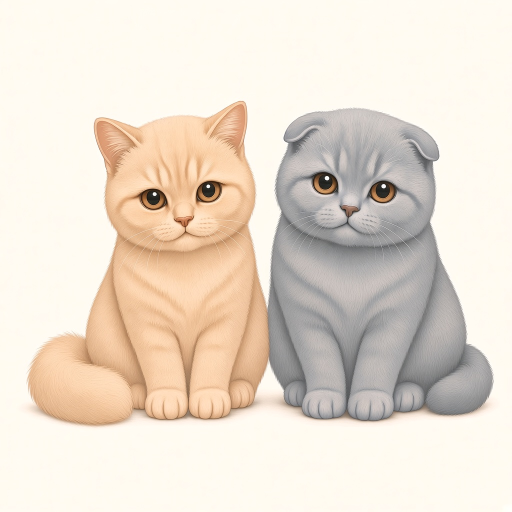
#> input picture assets/Cats/cats-48-01-sit-front.png, 1024 x 1024 px (shown at 1/2 size)
$ python make-dress-cats.py
#> lines starting #> are read from the running program, lines starting #| are printed output that depends on the picture; after the words box and inside, x2 and y2 are one past the last pixel; in counts of white or black regions, pixels touching at a corner belong together
"""Split sit-front pair into dress-code orange/grey cats."""
from pathlib import Path
from collections import deque

import numpy as np
from PIL import Image

SRC = Path(__file__).resolve().parents[1] / "assets" / "Cats" / "cats-48-01-sit-front.png"
OUT = Path(__file__).resolve().parents[1] / "assets" / "Cats" / "clear"


def clear_bg(im: Image.Image) -> Image.Image:
    arr = np.array(im.convert("RGBA"))
    h, w = arr.shape[:2]
#> h = 1024; w = 1024
    r = arr[:, :, 0].astype(np.int16)
    g = arr[:, :, 1].astype(np.int16)
    b = arr[:, :, 2].astype(np.int16)
    chroma = np.maximum(np.maximum(r, g), b) - np.minimum(np.minimum(r, g), b)
    bg = (np.maximum(np.maximum(np.abs(r - 255), np.abs(g - 251)), np.abs(b - 242)) <= 36) | (
        (r >= 185) & (g >= 170) & (b >= 155) & (chroma <= 52) & ((r - b) <= 55) & ((r - g) <= 35)
    )
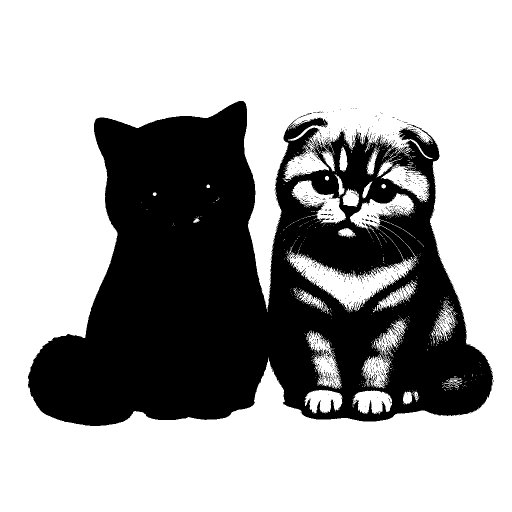
#> bg: shape (1024, 1024) bool (shown at 1/2 size); 65.5% white; 659 black regions (654 under 20 px), largest, box (x1, y1, x2, y2) and area: (56, 202, 987, 852) 359937, (649, 745, 655, 762) 33, (744, 752, 749, 768) 27, (655, 744, 660, 765) 24, (641, 428, 655, 430) 23
    cream = (r >= 190) & (g >= 130) & (g <= 215) & (b <= 185) & (chroma >= 50)
#> cream: shape (1024, 1024) bool; 16.5% white; 353 white regions (341 under 20 px), largest, box (x1, y1, x2, y2) and area: (56, 202, 538, 852) 170633, (402, 380, 437, 402) 246, (630, 368, 665, 386) 211
    grey = (r <= 210) & (chroma <= 28) & (np.abs(r - g) <= 22) & (np.abs(g - b) <= 22) & (r < 230)
#> grey: shape (1024, 1024) bool; 19.8% white; 47 white regions (44 under 20 px), largest, box (x1, y1, x2, y2) and area: (535, 215, 988, 843) 206234, (405, 365, 430, 394) 536, (294, 382, 319, 410) 525
    dark = (r + g + b) < 220
#> dark: shape (1024, 1024) bool; 0.47% white; 45 white regions (40 under 20 px), largest, box (x1, y1, x2, y2) and area: (621, 344, 676, 389) 1241, (735, 361, 795, 406) 1214, (276, 377, 335, 419) 1136, (392, 362, 448, 405) 1066, (680, 412, 721, 450) 116
    clear = bg & ~(cream | grey | dark)
#> clear: shape (1024, 1024) bool; 60.2% white; 40 black regions (39 under 20 px), largest, box (x1, y1, x2, y2) and area: (56, 202, 988, 852) 417214
    mark = np.zeros((h, w), dtype=np.uint8)
    q = deque()
    for x in range(w):
        for y in (0, h - 1):
            if clear[y, x]:
                mark[y, x] = 1
                q.append((x, y))
#> mark: shape (1024, 1024); values 0 (black) and 1 (white), 0.2% white in thin lines or dots
    for y in range(h):
        for x in (0, w - 1):
            if clear[y, x] and mark[y, x] == 0:
                mark[y, x] = 1
                q.append((x, y))
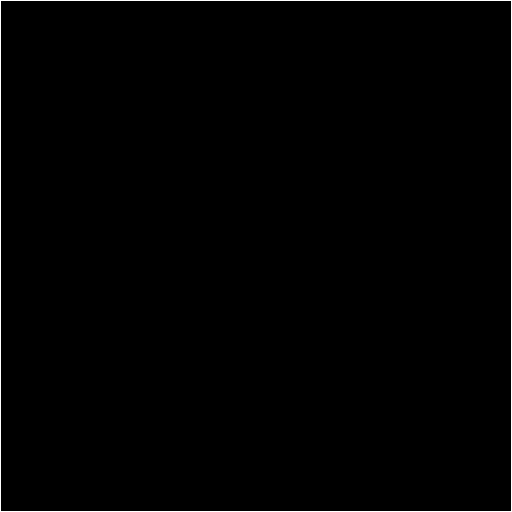
#> mark: shape (1024, 1024) (shown at 1/2 size); values 0 (black) and 1 (white), 0.39% white in thin lines or dots
    while q:
        x, y = q.popleft()
        for nx, ny in ((x - 1, y), (x + 1, y), (x, y - 1), (x, y + 1)):
            if 0 <= nx < w and 0 <= ny < h and mark[ny, nx] == 0 and clear[ny, nx]:
                mark[ny, nx] = 1
                q.append((nx, ny))
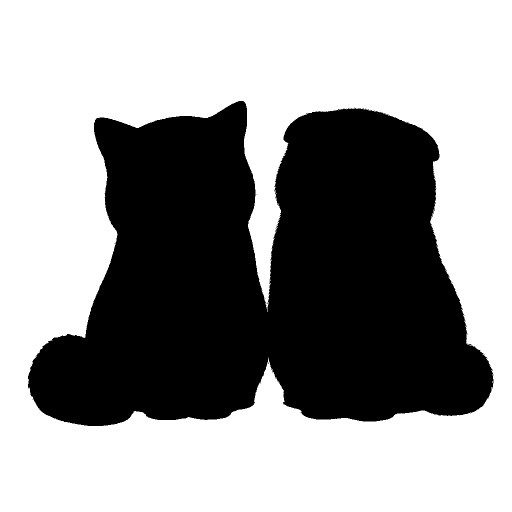
#> mark: shape (1024, 1024) (shown at 1/2 size); values 0 (black) and 1 (white), 59.8% white; 17 black regions (16 under 20 px), largest, box (x1, y1, x2, y2) and area: (56, 202, 988, 852) 421513
    visited = np.zeros((h, w), dtype=np.uint8)
    ys, xs = np.where(clear & (mark == 0))
#> ys = 4263 values from 218 to 824; xs = 4263 values, max 984 at index 4076, min 66 at index 4070, mean 689.4
    for x, y in zip(xs.tolist(), ys.tolist()):
        if visited[y, x]:
            continue
        qq = deque([(x, y)])
        visited[y, x] = 1
        while qq:
            cx, cy = qq.popleft()
            mark[cy, cx] = 1
            for nx, ny in ((cx - 1, cy), (cx + 1, cy), (cx, cy - 1), (cx, cy + 1)):
                if 0 <= nx < w and 0 <= ny < h and not visited[ny, nx] and clear[ny, nx]:
                    visited[ny, nx] = 1
                    qq.append((nx, ny))
#> this loop made 4263 passes
#> (x, y) on passes 1 to 3: (687, 218), (688, 218), (696, 218)
#> visited: shape (1024, 1024); values 0 (black) and 1 (white), 0.41% white; 527 white regions (502 under 20 px), largest, box (x1, y1, x2, y2) and area: (645, 402, 689, 438) 598, (705, 410, 742, 444) 532, (688, 389, 713, 412) 330
    arr[mark == 1, 3] = 0
    return Image.fromarray(arr, "RGBA")


def pack(im: Image.Image, chubby: bool = False, target_h: int = 640) -> Image.Image:
#> called with chubby = False, target_h = 640
    a = np.array(im)[:, :, 3]
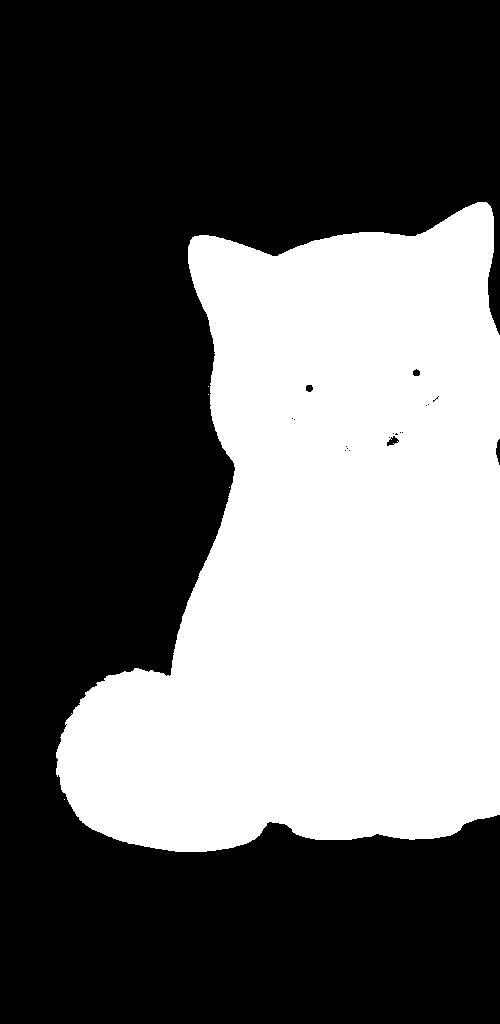
#> a: shape (1024, 500); 38.9% white; 5 white regions (4 under 20 px), largest, box (x1, y1, x2, y2) and area: (56, 202, 500, 852) 199319
    ys, xs = np.where(a > 10)
    if len(xs) == 0:
        raise RuntimeError("empty crop")
    x0, x1 = int(xs.min()), int(xs.max())
#> x0 = 56; x1 = 499
    y0, y1 = int(ys.min()), int(ys.max())
#> y0 = 202; y1 = 851
    pad = 20
    cat = im.crop(
        (
            max(0, x0 - pad),
            max(0, y0 - pad),
            min(im.width, x1 + pad + 1),
            min(im.height, y1 + pad + 1),
        )
    )
    nh = target_h
    nw = max(1, int(round(cat.width * (nh / max(1, cat.height)))))
#> nw = 430
    if chubby:
        nw = max(1, int(round(nw * 1.12)))
    cat = cat.resize((nw, nh), Image.Resampling.LANCZOS)
#> cat: PIL image 430x640 RGBA
    out = Image.new("RGBA", (720, target_h), (0, 0, 0, 0))
#> out: PIL image 720x640 RGBA; every value is 0
    out.paste(cat, ((720 - nw) // 2, 0), cat)
    return out


def main():
    OUT.mkdir(exist_ok=True)
    cleared = clear_bg(Image.open(SRC))
    # gap between cats so neither crop includes the other
    left_end = 500
    right_start = 545
    orange = pack(cleared.crop((0, 0, left_end, cleared.height)), chubby=False)
    grey = pack(cleared.crop((right_start, 0, cleared.width, cleared.height)), chubby=True)
#> call 2 of pack, with chubby = True, target_h = 640
#> in pack (call 2), `a = np.array(im)[:, :, 3]`:
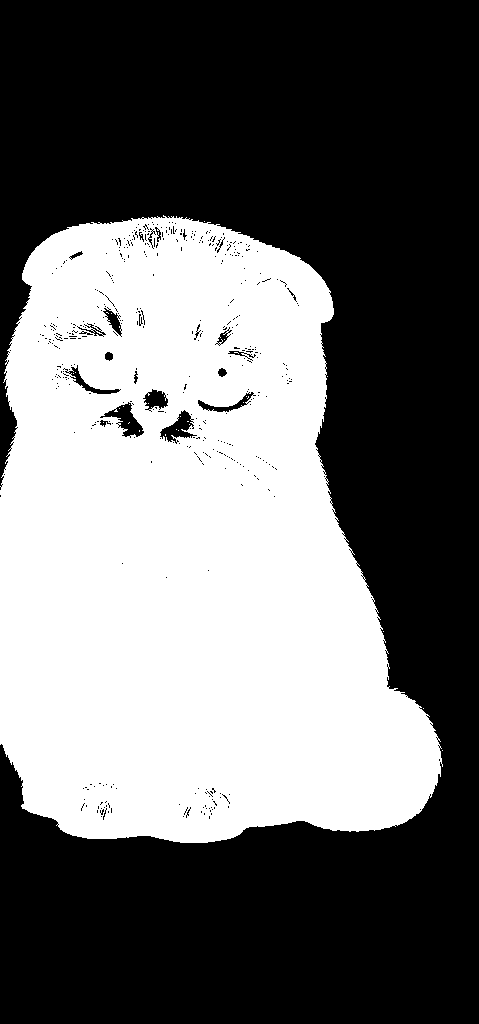
#> a: shape (1024, 479); 42.3% white; 29 white regions (28 under 20 px), largest, box (x1, y1, x2, y2) and area: (0, 215, 443, 843) 207608
#> in pack (call 2), `x0, x1 = int(xs.min()), int(xs.max())`: x0 = 0; x1 = 442
#> in pack (call 2), `y0, y1 = int(ys.min()), int(ys.max())`: y0 = 215; y1 = 842
#> in pack (call 2), `cat = cat.resize((nw, nh), Image.Resampling.LANCZOS)`:
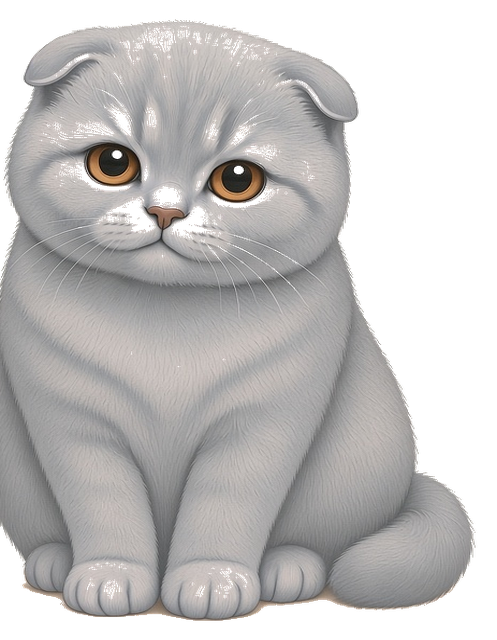
#> cat: PIL image 497x640 RGBA; mean R, G, B, A 114.7, 112.7, 112, 171; transparent parts drawn white
#> in pack (call 2), `out.paste(cat, ((720 - nw) // 2, 0), cat)`:
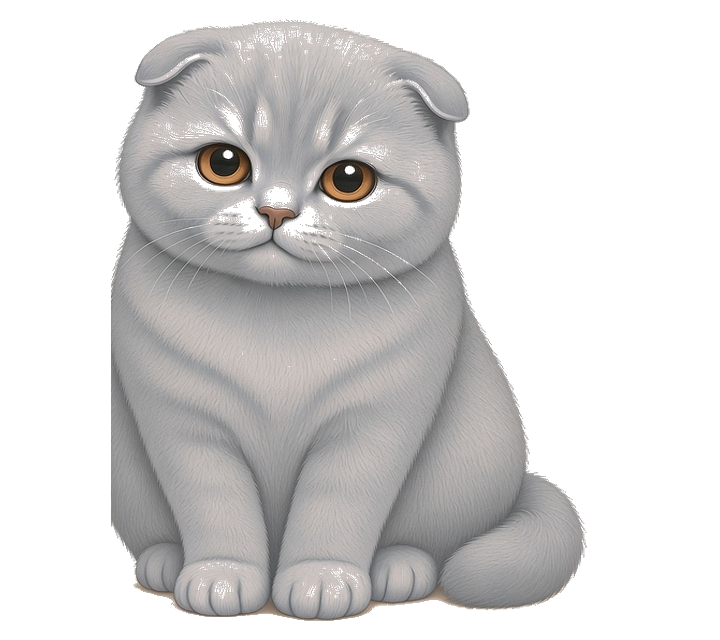
#> out: PIL image 720x640 RGBA; mean R, G, B, A 76.8, 75.5, 75.1, 117.3; transparent parts drawn white
    orange.save(OUT / "dress-cat-orange.png", "PNG", optimize=True)
    grey.save(OUT / "dress-cat-grey.png", "PNG", optimize=True)
    print("orange", orange.size, "grey", grey.size)
#| orange (720, 640) grey (720, 640)


if __name__ == "__main__":
    main()

$ run again, with assets/Cats/cats-01-sit-pair.png copied over assets/Cats/cats-48-01-sit-front.png
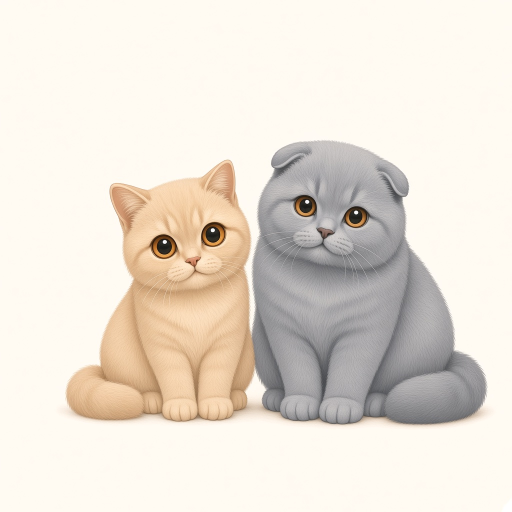
#> input picture assets/Cats/cats-01-sit-pair.png, 1024 x 1024 px (shown at 1/2 size)
#> bg: shape (1024, 1024) bool; 70.4% white; 254 black regions (252 under 20 px), largest, box (x1, y1, x2, y2) and area: (133, 285, 973, 850) 309322, (561, 385, 575, 388) 21
#> cream: shape (1024, 1024) bool; 11% white; 186 white regions (176 under 20 px), largest, box (x1, y1, x2, y2) and area: (133, 320, 509, 842) 113935, (309, 491, 347, 515) 264, (410, 463, 447, 491) 263
#> grey: shape (1024, 1024) bool; 18.5% white; 12 white regions (7 under 20 px), largest, box (x1, y1, x2, y2) and area: (503, 281, 975, 849) 191488, (315, 478, 343, 508) 611, (412, 454, 440, 483) 579, (699, 419, 724, 447) 509, (600, 398, 624, 425) 482
#> dark: shape (1024, 1024) bool; 0.47% white; 31 white regions (26 under 20 px), largest, box (x1, y1, x2, y2) and area: (300, 469, 355, 517) 1272, (403, 444, 451, 493) 1200, (685, 413, 740, 456) 1132, (587, 390, 633, 434) 1095, (633, 456, 669, 492) 139
#> clear: shape (1024, 1024) bool; 68.6% white; 8 black regions (7 under 20 px), largest, box (x1, y1, x2, y2) and area: (133, 281, 975, 850) 329383
#> ys = 717 values from 282 to 814; xs = 717 values, max 972 at index 712, min 309 at index 506, mean 561.2
#> the loop in clear_bg, `for x, y in zip(xs.tolist(), ys.tolist()):` made 717 passes
#> (x, y) on passes 1 to 3: (651, 282), (609, 284), (654, 285)
#> a: shape (1024, 500); 26.2% white; 2 white regions (1 under 20 px), largest, box (x1, y1, x2, y2) and area: (133, 320, 500, 844) 134137
#> x0 = 133; x1 = 499
#> y0 = 320; y1 = 843
#> in pack (call 2), `a = np.array(im)[:, :, 3]`:
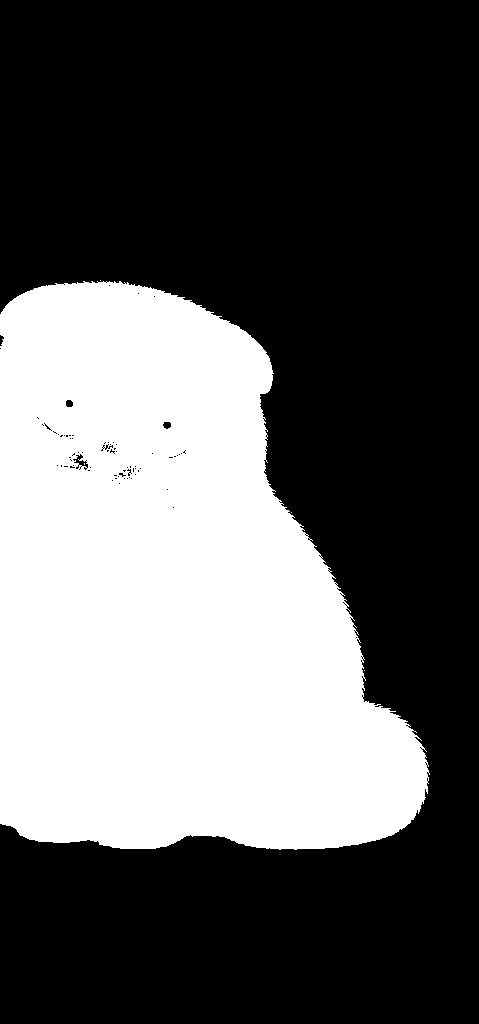
#> a: shape (1024, 479); 36.7% white; 5 white regions (4 under 20 px), largest, box (x1, y1, x2, y2) and area: (0, 281, 430, 850) 180033
#> x0 = 0; x1 = 429
#> y0 = 280; y1 = 849
#> in pack (call 2), `out.paste(cat, ((720 - nw) // 2, 0), cat)`:
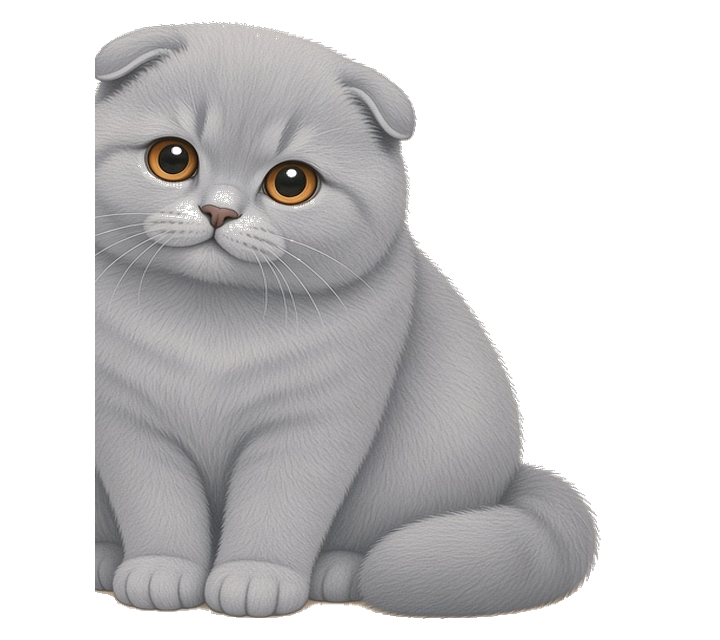
#> out: PIL image 720x640 RGBA; mean R, G, B, A 76, 75.1, 75.7, 122.6; transparent parts drawn white
#| orange (720, 640) grey (720, 640)
